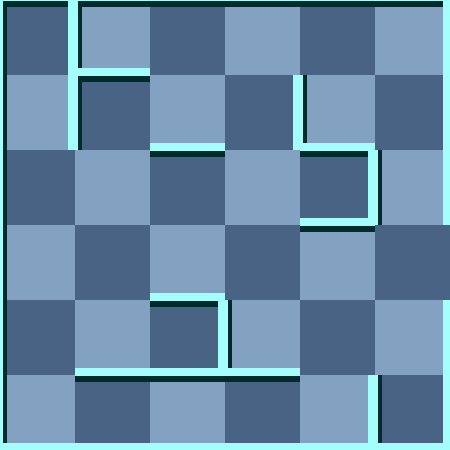

This is a level from a 2D game, rendered from its Tiled map with the project's own tilesets. A one-line summary and the map file follow, with tile-layer data summarised:
An orthogonal 6x6 tile map with 75x75 px tiles, 2 tile layers (background, 块层 1) and 5 objects (2x RedMummy, Exit, Trap, Player).

<map version="1.0" orientation="orthogonal" width="6" height="6" tilewidth="75" tileheight="75">
 <tileset firstgid="1" name="wall" tilewidth="75" tileheight="75">
  <image source="gfx/wall.png" width="300" height="375" />
  <tile id="0">
   <properties>
    <property name="ValOfWall" value="0" />
   </properties>
  </tile>
  <tile id="1">
   <properties>
    <property name="ValOfWall" value="1" />
   </properties>
  </tile>
  <tile id="2">
   <properties>
    <property name="ValOfWall" value="2" />
   </properties>
  </tile>
  <tile id="3">
   <properties>
    <property name="ValOfWall" value="3" />
   </properties>
  </tile>
  <tile id="4">
   <properties>
    <property name="ValOfWall" value="4" />
   </properties>
  </tile>
  <tile id="5">
   <properties>
    <property name="ValOfWall" value="5" />
   </properties>
  </tile>
  <tile id="6">
   <properties>
    <property name="ValOfWall" value="6" />
   </properties>
  </tile>
  <tile id="7">
   <properties>
    <property name="ValOfWall" value="7" />
   </properties>
  </tile>
  <tile id="8">
   <properties>
    <property name="ValOfWall" value="8" />
   </properties>
  </tile>
  <tile id="9">
   <properties>
    <property name="ValOfWall" value="9" />
   </properties>
  </tile>
  <tile id="10">
   <properties>
    <property name="ValOfWall" value="10" />
   </properties>
  </tile>
  <tile id="11">
   <properties>
    <property name="ValOfWall" value="11" />
   </properties>
  </tile>
  <tile id="12">
   <properties>
    <property name="ValOfWall" value="12" />
   </properties>
  </tile>
  <tile id="13">
   <properties>
    <property name="ValOfWall" value="13" />
   </properties>
  </tile>
  <tile id="14">
   <properties>
    <property name="ValOfWall" value="14" />
   </properties>
  </tile>
  <tile id="15">
   <properties>
    <property name="ValOfWall" value="15" />
   </properties>
  </tile>
  <tile id="18">
   <properties>
    <property name="ValOfWall" value="-1" />
   </properties>
  </tile>
 </tileset>
 <layer name="background" width="6" height="6">
  <data>[36 cells, 36 non-empty, 2 distinct tile ids]</data>
 </layer>
 <layer name="块层 1" width="6" height="6">
  <data>[36 cells, 36 non-empty, 15 distinct tile ids]</data>
 </layer>
 <objectgroup name="对象层 1" width="6" height="6">
  <object name="Exit" x="450" y="225" />
  <object name="RedMummy" x="375" y="0">
   <properties>
    <property name="value" value="25" />
   </properties>
  </object>
  <object name="RedMummy" x="300" y="75">
   <properties>
    <property name="value" value="21" />
   </properties>
  </object>
  <object name="Trap" x="375" y="75">
   <properties>
    <property name="value" value="8" />
   </properties>
  </object>
  <object name="Player" x="375" y="375">
   <properties>
    <property name="value" value="1" />
   </properties>
  </object>
 </objectgroup>
</map>
